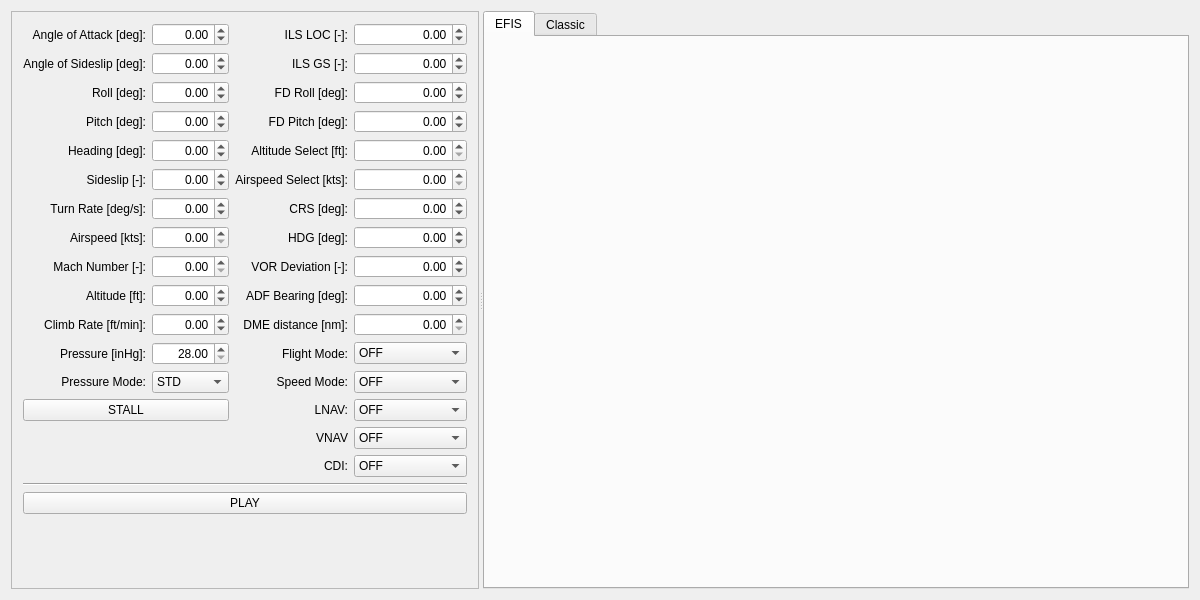
<?xml version="1.0" encoding="UTF-8"?>
<ui version="4.0">
 <class>MainWindow</class>
 <widget class="QMainWindow" name="MainWindow">
  <property name="geometry">
   <rect>
    <x>0</x>
    <y>0</y>
    <width>1200</width>
    <height>600</height>
   </rect>
  </property>
  <property name="windowTitle">
   <string>QFlightInstruments Example</string>
  </property>
  <widget class="QWidget" name="centralWidget">
   <layout class="QGridLayout" name="gridLayout_5">
    <item row="0" column="0">
     <widget class="QSplitter" name="splitter">
      <property name="orientation">
       <enum>Qt::Horizontal</enum>
      </property>
      <widget class="QFrame" name="frame">
       <property name="sizePolicy">
        <sizepolicy hsizetype="Minimum" vsizetype="Preferred">
         <horstretch>0</horstretch>
         <verstretch>0</verstretch>
        </sizepolicy>
       </property>
       <property name="maximumSize">
        <size>
         <width>16777215</width>
         <height>16777215</height>
        </size>
       </property>
       <property name="frameShape">
        <enum>QFrame::StyledPanel</enum>
       </property>
       <property name="frameShadow">
        <enum>QFrame::Raised</enum>
       </property>
       <layout class="QGridLayout" name="gridLayout">
        <item row="17" column="3">
         <widget class="QComboBox" name="comboBoxLNAV">
          <item>
           <property name="text">
            <string>OFF</string>
           </property>
          </item>
          <item>
           <property name="text">
            <string>HDG</string>
           </property>
          </item>
          <item>
           <property name="text">
            <string>NAV</string>
           </property>
          </item>
          <item>
           <property name="text">
            <string>NAV ARM</string>
           </property>
          </item>
          <item>
           <property name="text">
            <string>NAV APR</string>
           </property>
          </item>
          <item>
           <property name="text">
            <string>NAV APR ARM</string>
           </property>
          </item>
          <item>
           <property name="text">
            <string>BC</string>
           </property>
          </item>
          <item>
           <property name="text">
            <string>BC ARM</string>
           </property>
          </item>
         </widget>
        </item>
        <item row="18" column="2">
         <widget class="QLabel" name="label_25">
          <property name="text">
           <string>VNAV</string>
          </property>
          <property name="alignment">
           <set>Qt::AlignRight|Qt::AlignTrailing|Qt::AlignVCenter</set>
          </property>
          <property name="buddy">
           <cstring>comboBoxVNAV</cstring>
          </property>
         </widget>
        </item>
        <item row="11" column="1">
         <widget class="QDoubleSpinBox" name="spinBoxPress">
          <property name="alignment">
           <set>Qt::AlignRight|Qt::AlignTrailing|Qt::AlignVCenter</set>
          </property>
          <property name="minimum">
           <double>28.000000000000000</double>
          </property>
          <property name="maximum">
           <double>32.000000000000000</double>
          </property>
         </widget>
        </item>
        <item row="6" column="3">
         <widget class="QDoubleSpinBox" name="spinBoxCRS">
          <property name="alignment">
           <set>Qt::AlignRight|Qt::AlignTrailing|Qt::AlignVCenter</set>
          </property>
          <property name="minimum">
           <double>-360.000000000000000</double>
          </property>
          <property name="maximum">
           <double>360.000000000000000</double>
          </property>
         </widget>
        </item>
        <item row="7" column="0">
         <widget class="QLabel" name="label_8">
          <property name="text">
           <string>Airspeed [kts]:</string>
          </property>
          <property name="alignment">
           <set>Qt::AlignRight|Qt::AlignTrailing|Qt::AlignVCenter</set>
          </property>
          <property name="buddy">
           <cstring>spinBoxSpeed</cstring>
          </property>
         </widget>
        </item>
        <item row="16" column="2">
         <widget class="QLabel" name="label_23">
          <property name="text">
           <string>Speed Mode:</string>
          </property>
          <property name="alignment">
           <set>Qt::AlignRight|Qt::AlignTrailing|Qt::AlignVCenter</set>
          </property>
          <property name="buddy">
           <cstring>comboBoxSpdMode</cstring>
          </property>
         </widget>
        </item>
        <item row="2" column="1">
         <widget class="QDoubleSpinBox" name="spinBoxRoll">
          <property name="alignment">
           <set>Qt::AlignRight|Qt::AlignTrailing|Qt::AlignVCenter</set>
          </property>
          <property name="minimum">
           <double>-180.000000000000000</double>
          </property>
          <property name="maximum">
           <double>180.000000000000000</double>
          </property>
         </widget>
        </item>
        <item row="9" column="0">
         <widget class="QLabel" name="label_9">
          <property name="text">
           <string>Altitude [ft]:</string>
          </property>
          <property name="alignment">
           <set>Qt::AlignRight|Qt::AlignTrailing|Qt::AlignVCenter</set>
          </property>
          <property name="buddy">
           <cstring>spinBoxAlt</cstring>
          </property>
         </widget>
        </item>
        <item row="8" column="1">
         <widget class="QDoubleSpinBox" name="spinBoxMach">
          <property name="alignment">
           <set>Qt::AlignRight|Qt::AlignTrailing|Qt::AlignVCenter</set>
          </property>
          <property name="maximum">
           <double>20.000000000000000</double>
          </property>
         </widget>
        </item>
        <item row="18" column="3">
         <widget class="QComboBox" name="comboBoxVNAV">
          <item>
           <property name="text">
            <string>OFF</string>
           </property>
          </item>
          <item>
           <property name="text">
            <string>ALT</string>
           </property>
          </item>
          <item>
           <property name="text">
            <string>IAS</string>
           </property>
          </item>
          <item>
           <property name="text">
            <string>VS</string>
           </property>
          </item>
          <item>
           <property name="text">
            <string>ALT SEL</string>
           </property>
          </item>
          <item>
           <property name="text">
            <string>GS</string>
           </property>
          </item>
          <item>
           <property name="text">
            <string>GS ARM</string>
           </property>
          </item>
         </widget>
        </item>
        <item row="7" column="2">
         <widget class="QLabel" name="label_21">
          <property name="text">
           <string>HDG [deg]:</string>
          </property>
          <property name="alignment">
           <set>Qt::AlignRight|Qt::AlignTrailing|Qt::AlignVCenter</set>
          </property>
          <property name="buddy">
           <cstring>spinBoxHDG</cstring>
          </property>
         </widget>
        </item>
        <item row="2" column="3">
         <widget class="QDoubleSpinBox" name="spinBoxFDR">
          <property name="alignment">
           <set>Qt::AlignRight|Qt::AlignTrailing|Qt::AlignVCenter</set>
          </property>
          <property name="minimum">
           <double>-180.000000000000000</double>
          </property>
          <property name="maximum">
           <double>180.000000000000000</double>
          </property>
         </widget>
        </item>
        <item row="1" column="2">
         <widget class="QLabel" name="label_7">
          <property name="text">
           <string>ILS GS [-]:</string>
          </property>
          <property name="alignment">
           <set>Qt::AlignRight|Qt::AlignTrailing|Qt::AlignVCenter</set>
          </property>
          <property name="buddy">
           <cstring>spinBoxGS</cstring>
          </property>
         </widget>
        </item>
        <item row="0" column="0">
         <widget class="QLabel" name="label_13">
          <property name="text">
           <string>Angle of Attack [deg]:</string>
          </property>
          <property name="alignment">
           <set>Qt::AlignRight|Qt::AlignTrailing|Qt::AlignVCenter</set>
          </property>
          <property name="buddy">
           <cstring>spinBoxAlpha</cstring>
          </property>
         </widget>
        </item>
        <item row="16" column="3">
         <widget class="QComboBox" name="comboBoxSpdMode">
          <item>
           <property name="text">
            <string>OFF</string>
           </property>
          </item>
          <item>
           <property name="text">
            <string>FMC SPD</string>
           </property>
          </item>
         </widget>
        </item>
        <item row="26" column="0" colspan="4">
         <widget class="Line" name="line">
          <property name="orientation">
           <enum>Qt::Horizontal</enum>
          </property>
         </widget>
        </item>
        <item row="5" column="1">
         <widget class="QDoubleSpinBox" name="spinBoxSlip">
          <property name="alignment">
           <set>Qt::AlignRight|Qt::AlignTrailing|Qt::AlignVCenter</set>
          </property>
          <property name="minimum">
           <double>-1.000000000000000</double>
          </property>
          <property name="maximum">
           <double>1.000000000000000</double>
          </property>
          <property name="singleStep">
           <double>0.050000000000000</double>
          </property>
         </widget>
        </item>
        <item row="8" column="2">
         <widget class="QLabel" name="label_19">
          <property name="text">
           <string>VOR Deviation [-]:</string>
          </property>
          <property name="alignment">
           <set>Qt::AlignRight|Qt::AlignTrailing|Qt::AlignVCenter</set>
          </property>
          <property name="buddy">
           <cstring>spinBoxVOR</cstring>
          </property>
         </widget>
        </item>
        <item row="9" column="1">
         <widget class="QDoubleSpinBox" name="spinBoxAlt">
          <property name="alignment">
           <set>Qt::AlignRight|Qt::AlignTrailing|Qt::AlignVCenter</set>
          </property>
          <property name="minimum">
           <double>-1000.000000000000000</double>
          </property>
          <property name="maximum">
           <double>99999.000000000000000</double>
          </property>
          <property name="singleStep">
           <double>10.000000000000000</double>
          </property>
         </widget>
        </item>
        <item row="7" column="1">
         <widget class="QDoubleSpinBox" name="spinBoxSpeed">
          <property name="alignment">
           <set>Qt::AlignRight|Qt::AlignTrailing|Qt::AlignVCenter</set>
          </property>
          <property name="maximum">
           <double>9999.000000000000000</double>
          </property>
         </widget>
        </item>
        <item row="6" column="2">
         <widget class="QLabel" name="label_20">
          <property name="text">
           <string>CRS [deg]:</string>
          </property>
          <property name="alignment">
           <set>Qt::AlignRight|Qt::AlignTrailing|Qt::AlignVCenter</set>
          </property>
          <property name="buddy">
           <cstring>spinBoxCRS</cstring>
          </property>
         </widget>
        </item>
        <item row="9" column="3">
         <widget class="QDoubleSpinBox" name="spinBoxADF">
          <property name="alignment">
           <set>Qt::AlignRight|Qt::AlignTrailing|Qt::AlignVCenter</set>
          </property>
          <property name="minimum">
           <double>-360.000000000000000</double>
          </property>
          <property name="maximum">
           <double>360.000000000000000</double>
          </property>
         </widget>
        </item>
        <item row="2" column="0">
         <widget class="QLabel" name="label">
          <property name="text">
           <string>Roll [deg]:</string>
          </property>
          <property name="alignment">
           <set>Qt::AlignRight|Qt::AlignTrailing|Qt::AlignVCenter</set>
          </property>
          <property name="buddy">
           <cstring>spinBoxRoll</cstring>
          </property>
         </widget>
        </item>
        <item row="17" column="0" colspan="2">
         <widget class="QPushButton" name="pushButtonStall">
          <property name="text">
           <string>STALL</string>
          </property>
          <property name="checkable">
           <bool>true</bool>
          </property>
         </widget>
        </item>
        <item row="1" column="0">
         <widget class="QLabel" name="label_14">
          <property name="text">
           <string>Angle of Sideslip [deg]:</string>
          </property>
          <property name="alignment">
           <set>Qt::AlignRight|Qt::AlignTrailing|Qt::AlignVCenter</set>
          </property>
          <property name="buddy">
           <cstring>spinBoxBeta</cstring>
          </property>
         </widget>
        </item>
        <item row="28" column="0" colspan="4">
         <spacer name="verticalSpacer">
          <property name="orientation">
           <enum>Qt::Vertical</enum>
          </property>
          <property name="sizeHint" stdset="0">
           <size>
            <width>20</width>
            <height>40</height>
           </size>
          </property>
         </spacer>
        </item>
        <item row="0" column="3">
         <widget class="QDoubleSpinBox" name="spinBoxLC">
          <property name="alignment">
           <set>Qt::AlignRight|Qt::AlignTrailing|Qt::AlignVCenter</set>
          </property>
          <property name="minimum">
           <double>-1.000000000000000</double>
          </property>
          <property name="maximum">
           <double>1.000000000000000</double>
          </property>
          <property name="singleStep">
           <double>0.050000000000000</double>
          </property>
         </widget>
        </item>
        <item row="3" column="0">
         <widget class="QLabel" name="label_2">
          <property name="text">
           <string>Pitch [deg]:</string>
          </property>
          <property name="alignment">
           <set>Qt::AlignRight|Qt::AlignTrailing|Qt::AlignVCenter</set>
          </property>
          <property name="buddy">
           <cstring>spinBoxPitch</cstring>
          </property>
         </widget>
        </item>
        <item row="11" column="0">
         <widget class="QLabel" name="label_12">
          <property name="text">
           <string>Pressure [inHg]:</string>
          </property>
          <property name="alignment">
           <set>Qt::AlignRight|Qt::AlignTrailing|Qt::AlignVCenter</set>
          </property>
          <property name="buddy">
           <cstring>spinBoxPress</cstring>
          </property>
         </widget>
        </item>
        <item row="3" column="1">
         <widget class="QDoubleSpinBox" name="spinBoxPitch">
          <property name="alignment">
           <set>Qt::AlignRight|Qt::AlignTrailing|Qt::AlignVCenter</set>
          </property>
          <property name="minimum">
           <double>-90.000000000000000</double>
          </property>
          <property name="maximum">
           <double>90.000000000000000</double>
          </property>
         </widget>
        </item>
        <item row="7" column="3">
         <widget class="QDoubleSpinBox" name="spinBoxHDG">
          <property name="alignment">
           <set>Qt::AlignRight|Qt::AlignTrailing|Qt::AlignVCenter</set>
          </property>
          <property name="minimum">
           <double>-360.000000000000000</double>
          </property>
          <property name="maximum">
           <double>360.000000000000000</double>
          </property>
         </widget>
        </item>
        <item row="0" column="1">
         <widget class="QDoubleSpinBox" name="spinBoxAlpha">
          <property name="alignment">
           <set>Qt::AlignRight|Qt::AlignTrailing|Qt::AlignVCenter</set>
          </property>
          <property name="minimum">
           <double>-20.000000000000000</double>
          </property>
          <property name="maximum">
           <double>20.000000000000000</double>
          </property>
         </widget>
        </item>
        <item row="27" column="0" colspan="4">
         <widget class="QPushButton" name="pushButtonPlay">
          <property name="text">
           <string>PLAY</string>
          </property>
          <property name="checkable">
           <bool>true</bool>
          </property>
         </widget>
        </item>
        <item row="4" column="0">
         <widget class="QLabel" name="label_3">
          <property name="text">
           <string>Heading [deg]:</string>
          </property>
          <property name="alignment">
           <set>Qt::AlignRight|Qt::AlignTrailing|Qt::AlignVCenter</set>
          </property>
          <property name="buddy">
           <cstring>spinBoxHead</cstring>
          </property>
         </widget>
        </item>
        <item row="5" column="2">
         <widget class="QLabel" name="label_28">
          <property name="text">
           <string>Airspeed Select [kts]:</string>
          </property>
          <property name="alignment">
           <set>Qt::AlignRight|Qt::AlignTrailing|Qt::AlignVCenter</set>
          </property>
          <property name="buddy">
           <cstring>spinBoxSelIAS</cstring>
          </property>
         </widget>
        </item>
        <item row="1" column="1">
         <widget class="QDoubleSpinBox" name="spinBoxBeta">
          <property name="alignment">
           <set>Qt::AlignRight|Qt::AlignTrailing|Qt::AlignVCenter</set>
          </property>
          <property name="minimum">
           <double>-15.000000000000000</double>
          </property>
          <property name="maximum">
           <double>15.000000000000000</double>
          </property>
         </widget>
        </item>
        <item row="17" column="2">
         <widget class="QLabel" name="label_24">
          <property name="text">
           <string>LNAV:</string>
          </property>
          <property name="alignment">
           <set>Qt::AlignRight|Qt::AlignTrailing|Qt::AlignVCenter</set>
          </property>
          <property name="buddy">
           <cstring>comboBoxLNAV</cstring>
          </property>
         </widget>
        </item>
        <item row="5" column="0">
         <widget class="QLabel" name="label_4">
          <property name="text">
           <string>Sideslip [-]:</string>
          </property>
          <property name="alignment">
           <set>Qt::AlignRight|Qt::AlignTrailing|Qt::AlignVCenter</set>
          </property>
          <property name="buddy">
           <cstring>spinBoxSlip</cstring>
          </property>
         </widget>
        </item>
        <item row="5" column="3">
         <widget class="QDoubleSpinBox" name="spinBoxSelIAS">
          <property name="alignment">
           <set>Qt::AlignRight|Qt::AlignTrailing|Qt::AlignVCenter</set>
          </property>
          <property name="maximum">
           <double>9999.000000000000000</double>
          </property>
         </widget>
        </item>
        <item row="19" column="3">
         <widget class="QComboBox" name="comboBoxCDI">
          <item>
           <property name="text">
            <string>OFF</string>
           </property>
          </item>
          <item>
           <property name="text">
            <string>TO</string>
           </property>
          </item>
          <item>
           <property name="text">
            <string>FROM</string>
           </property>
          </item>
         </widget>
        </item>
        <item row="9" column="2">
         <widget class="QLabel" name="label_15">
          <property name="text">
           <string>ADF Bearing [deg]:</string>
          </property>
          <property name="alignment">
           <set>Qt::AlignRight|Qt::AlignTrailing|Qt::AlignVCenter</set>
          </property>
          <property name="buddy">
           <cstring>spinBoxADF</cstring>
          </property>
         </widget>
        </item>
        <item row="6" column="0">
         <widget class="QLabel" name="label_5">
          <property name="text">
           <string>Turn Rate [deg/s]:</string>
          </property>
          <property name="alignment">
           <set>Qt::AlignRight|Qt::AlignTrailing|Qt::AlignVCenter</set>
          </property>
          <property name="buddy">
           <cstring>spinBoxTurn</cstring>
          </property>
         </widget>
        </item>
        <item row="3" column="3">
         <widget class="QDoubleSpinBox" name="spinBoxFDP">
          <property name="alignment">
           <set>Qt::AlignRight|Qt::AlignTrailing|Qt::AlignVCenter</set>
          </property>
          <property name="minimum">
           <double>-90.000000000000000</double>
          </property>
          <property name="maximum">
           <double>90.000000000000000</double>
          </property>
         </widget>
        </item>
        <item row="3" column="2">
         <widget class="QLabel" name="label_18">
          <property name="text">
           <string>FD Pitch [deg]:</string>
          </property>
          <property name="alignment">
           <set>Qt::AlignRight|Qt::AlignTrailing|Qt::AlignVCenter</set>
          </property>
          <property name="buddy">
           <cstring>spinBoxFDP</cstring>
          </property>
         </widget>
        </item>
        <item row="1" column="3">
         <widget class="QDoubleSpinBox" name="spinBoxGS">
          <property name="alignment">
           <set>Qt::AlignRight|Qt::AlignTrailing|Qt::AlignVCenter</set>
          </property>
          <property name="minimum">
           <double>-1.000000000000000</double>
          </property>
          <property name="maximum">
           <double>1.000000000000000</double>
          </property>
          <property name="singleStep">
           <double>0.050000000000000</double>
          </property>
         </widget>
        </item>
        <item row="19" column="2">
         <widget class="QLabel" name="label_26">
          <property name="text">
           <string>CDI:</string>
          </property>
          <property name="alignment">
           <set>Qt::AlignRight|Qt::AlignTrailing|Qt::AlignVCenter</set>
          </property>
         </widget>
        </item>
        <item row="8" column="3">
         <widget class="QDoubleSpinBox" name="spinBoxVOR">
          <property name="alignment">
           <set>Qt::AlignRight|Qt::AlignTrailing|Qt::AlignVCenter</set>
          </property>
          <property name="minimum">
           <double>-1.000000000000000</double>
          </property>
          <property name="maximum">
           <double>1.000000000000000</double>
          </property>
         </widget>
        </item>
        <item row="4" column="3">
         <widget class="QDoubleSpinBox" name="spinBoxSelALT">
          <property name="alignment">
           <set>Qt::AlignRight|Qt::AlignTrailing|Qt::AlignVCenter</set>
          </property>
          <property name="maximum">
           <double>99999.000000000000000</double>
          </property>
         </widget>
        </item>
        <item row="4" column="1">
         <widget class="QDoubleSpinBox" name="spinBoxHead">
          <property name="alignment">
           <set>Qt::AlignRight|Qt::AlignTrailing|Qt::AlignVCenter</set>
          </property>
          <property name="minimum">
           <double>-360.000000000000000</double>
          </property>
          <property name="maximum">
           <double>360.000000000000000</double>
          </property>
         </widget>
        </item>
        <item row="4" column="2">
         <widget class="QLabel" name="label_27">
          <property name="text">
           <string>Altitude Select [ft]:</string>
          </property>
          <property name="alignment">
           <set>Qt::AlignRight|Qt::AlignTrailing|Qt::AlignVCenter</set>
          </property>
          <property name="buddy">
           <cstring>spinBoxSelALT</cstring>
          </property>
         </widget>
        </item>
        <item row="0" column="2">
         <widget class="QLabel" name="label_6">
          <property name="text">
           <string>ILS LOC [-]:</string>
          </property>
          <property name="alignment">
           <set>Qt::AlignRight|Qt::AlignTrailing|Qt::AlignVCenter</set>
          </property>
          <property name="buddy">
           <cstring>spinBoxLC</cstring>
          </property>
         </widget>
        </item>
        <item row="8" column="0">
         <widget class="QLabel" name="label_11">
          <property name="text">
           <string>Mach Number [-]:</string>
          </property>
          <property name="alignment">
           <set>Qt::AlignRight|Qt::AlignTrailing|Qt::AlignVCenter</set>
          </property>
          <property name="buddy">
           <cstring>spinBoxMach</cstring>
          </property>
         </widget>
        </item>
        <item row="6" column="1">
         <widget class="QDoubleSpinBox" name="spinBoxTurn">
          <property name="alignment">
           <set>Qt::AlignRight|Qt::AlignTrailing|Qt::AlignVCenter</set>
          </property>
          <property name="minimum">
           <double>-7.000000000000000</double>
          </property>
          <property name="maximum">
           <double>7.000000000000000</double>
          </property>
          <property name="singleStep">
           <double>0.100000000000000</double>
          </property>
         </widget>
        </item>
        <item row="2" column="2">
         <widget class="QLabel" name="label_17">
          <property name="text">
           <string>FD Roll [deg]:</string>
          </property>
          <property name="alignment">
           <set>Qt::AlignRight|Qt::AlignTrailing|Qt::AlignVCenter</set>
          </property>
          <property name="buddy">
           <cstring>spinBoxFDR</cstring>
          </property>
         </widget>
        </item>
        <item row="10" column="0">
         <widget class="QLabel" name="label_10">
          <property name="text">
           <string>Climb Rate [ft/min]:</string>
          </property>
          <property name="alignment">
           <set>Qt::AlignRight|Qt::AlignTrailing|Qt::AlignVCenter</set>
          </property>
          <property name="buddy">
           <cstring>spinBoxClimb</cstring>
          </property>
         </widget>
        </item>
        <item row="10" column="1">
         <widget class="QDoubleSpinBox" name="spinBoxClimb">
          <property name="alignment">
           <set>Qt::AlignRight|Qt::AlignTrailing|Qt::AlignVCenter</set>
          </property>
          <property name="minimum">
           <double>-9999.000000000000000</double>
          </property>
          <property name="maximum">
           <double>9999.000000000000000</double>
          </property>
          <property name="singleStep">
           <double>5.000000000000000</double>
          </property>
         </widget>
        </item>
        <item row="10" column="2">
         <widget class="QLabel" name="label_16">
          <property name="text">
           <string>DME distance [nm]:</string>
          </property>
          <property name="alignment">
           <set>Qt::AlignRight|Qt::AlignTrailing|Qt::AlignVCenter</set>
          </property>
          <property name="buddy">
           <cstring>spinBoxDME</cstring>
          </property>
         </widget>
        </item>
        <item row="10" column="3">
         <widget class="QDoubleSpinBox" name="spinBoxDME">
          <property name="alignment">
           <set>Qt::AlignRight|Qt::AlignTrailing|Qt::AlignVCenter</set>
          </property>
          <property name="maximum">
           <double>999.000000000000000</double>
          </property>
         </widget>
        </item>
        <item row="11" column="2">
         <widget class="QLabel" name="label_22">
          <property name="text">
           <string>Flight Mode:</string>
          </property>
          <property name="alignment">
           <set>Qt::AlignRight|Qt::AlignTrailing|Qt::AlignVCenter</set>
          </property>
          <property name="buddy">
           <cstring>comboBoxFltMode</cstring>
          </property>
         </widget>
        </item>
        <item row="11" column="3">
         <widget class="QComboBox" name="comboBoxFltMode">
          <item>
           <property name="text">
            <string>OFF</string>
           </property>
          </item>
          <item>
           <property name="text">
            <string>FD</string>
           </property>
          </item>
          <item>
           <property name="text">
            <string>CMD</string>
           </property>
          </item>
         </widget>
        </item>
        <item row="16" column="0">
         <widget class="QLabel" name="label_29">
          <property name="text">
           <string>Pressure Mode:</string>
          </property>
          <property name="alignment">
           <set>Qt::AlignRight|Qt::AlignTrailing|Qt::AlignVCenter</set>
          </property>
          <property name="buddy">
           <cstring>comboBoxPress</cstring>
          </property>
         </widget>
        </item>
        <item row="16" column="1">
         <widget class="QComboBox" name="comboBoxPress">
          <item>
           <property name="text">
            <string>STD</string>
           </property>
          </item>
          <item>
           <property name="text">
            <string>MB</string>
           </property>
          </item>
          <item>
           <property name="text">
            <string>IN</string>
           </property>
          </item>
         </widget>
        </item>
       </layout>
      </widget>
      <widget class="QTabWidget" name="tabWidget">
       <property name="sizePolicy">
        <sizepolicy hsizetype="Expanding" vsizetype="Expanding">
         <horstretch>10</horstretch>
         <verstretch>0</verstretch>
        </sizepolicy>
       </property>
       <property name="currentIndex">
        <number>0</number>
       </property>
       <widget class="QWidget" name="tab">
        <attribute name="title">
         <string>EFIS</string>
        </attribute>
        <layout class="QGridLayout" name="gridLayout_6">
         <item row="0" column="0">
          <widget class="WidgetEADI" name="widgetEADI" native="true">
           <property name="sizePolicy">
            <sizepolicy hsizetype="Preferred" vsizetype="Preferred">
             <horstretch>2</horstretch>
             <verstretch>0</verstretch>
            </sizepolicy>
           </property>
          </widget>
         </item>
         <item row="0" column="1">
          <widget class="WidgetEHSI" name="widgetEHSI" native="true">
           <property name="sizePolicy">
            <sizepolicy hsizetype="Preferred" vsizetype="Preferred">
             <horstretch>2</horstretch>
             <verstretch>0</verstretch>
            </sizepolicy>
           </property>
           <property name="minimumSize">
            <size>
             <width>0</width>
             <height>0</height>
            </size>
           </property>
          </widget>
         </item>
        </layout>
       </widget>
       <widget class="QWidget" name="tab_2">
        <attribute name="title">
         <string>Classic</string>
        </attribute>
        <layout class="QGridLayout" name="gridLayout_7">
         <item row="0" column="0">
          <widget class="WidgetSix" name="widgetSix" native="true">
           <property name="sizePolicy">
            <sizepolicy hsizetype="Preferred" vsizetype="Preferred">
             <horstretch>3</horstretch>
             <verstretch>0</verstretch>
            </sizepolicy>
           </property>
          </widget>
         </item>
        </layout>
       </widget>
      </widget>
     </widget>
    </item>
   </layout>
  </widget>
 </widget>
 <layoutdefault spacing="6" margin="11"/>
 <customwidgets>
  <customwidget>
   <class>WidgetEADI</class>
   <extends>QWidget</extends>
   <header>example/WidgetEADI.h</header>
   <container>1</container>
  </customwidget>
  <customwidget>
   <class>WidgetEHSI</class>
   <extends>QWidget</extends>
   <header>example/WidgetEHSI.h</header>
   <container>1</container>
  </customwidget>
  <customwidget>
   <class>WidgetSix</class>
   <extends>QWidget</extends>
   <header>example/WidgetSix.h</header>
   <container>1</container>
  </customwidget>
 </customwidgets>
 <tabstops>
  <tabstop>spinBoxAlpha</tabstop>
  <tabstop>spinBoxBeta</tabstop>
  <tabstop>spinBoxRoll</tabstop>
  <tabstop>spinBoxPitch</tabstop>
  <tabstop>spinBoxHead</tabstop>
  <tabstop>spinBoxSlip</tabstop>
  <tabstop>spinBoxTurn</tabstop>
  <tabstop>spinBoxSpeed</tabstop>
  <tabstop>spinBoxMach</tabstop>
  <tabstop>spinBoxAlt</tabstop>
  <tabstop>spinBoxClimb</tabstop>
  <tabstop>spinBoxPress</tabstop>
  <tabstop>comboBoxPress</tabstop>
  <tabstop>pushButtonStall</tabstop>
  <tabstop>spinBoxLC</tabstop>
  <tabstop>spinBoxGS</tabstop>
  <tabstop>spinBoxFDR</tabstop>
  <tabstop>spinBoxFDP</tabstop>
  <tabstop>spinBoxSelALT</tabstop>
  <tabstop>spinBoxSelIAS</tabstop>
  <tabstop>spinBoxCRS</tabstop>
  <tabstop>spinBoxHDG</tabstop>
  <tabstop>spinBoxVOR</tabstop>
  <tabstop>spinBoxADF</tabstop>
  <tabstop>spinBoxDME</tabstop>
  <tabstop>comboBoxFltMode</tabstop>
  <tabstop>comboBoxSpdMode</tabstop>
  <tabstop>comboBoxLNAV</tabstop>
  <tabstop>comboBoxVNAV</tabstop>
  <tabstop>comboBoxCDI</tabstop>
  <tabstop>pushButtonPlay</tabstop>
  <tabstop>tabWidget</tabstop>
 </tabstops>
 <resources/>
 <connections/>
</ui>
